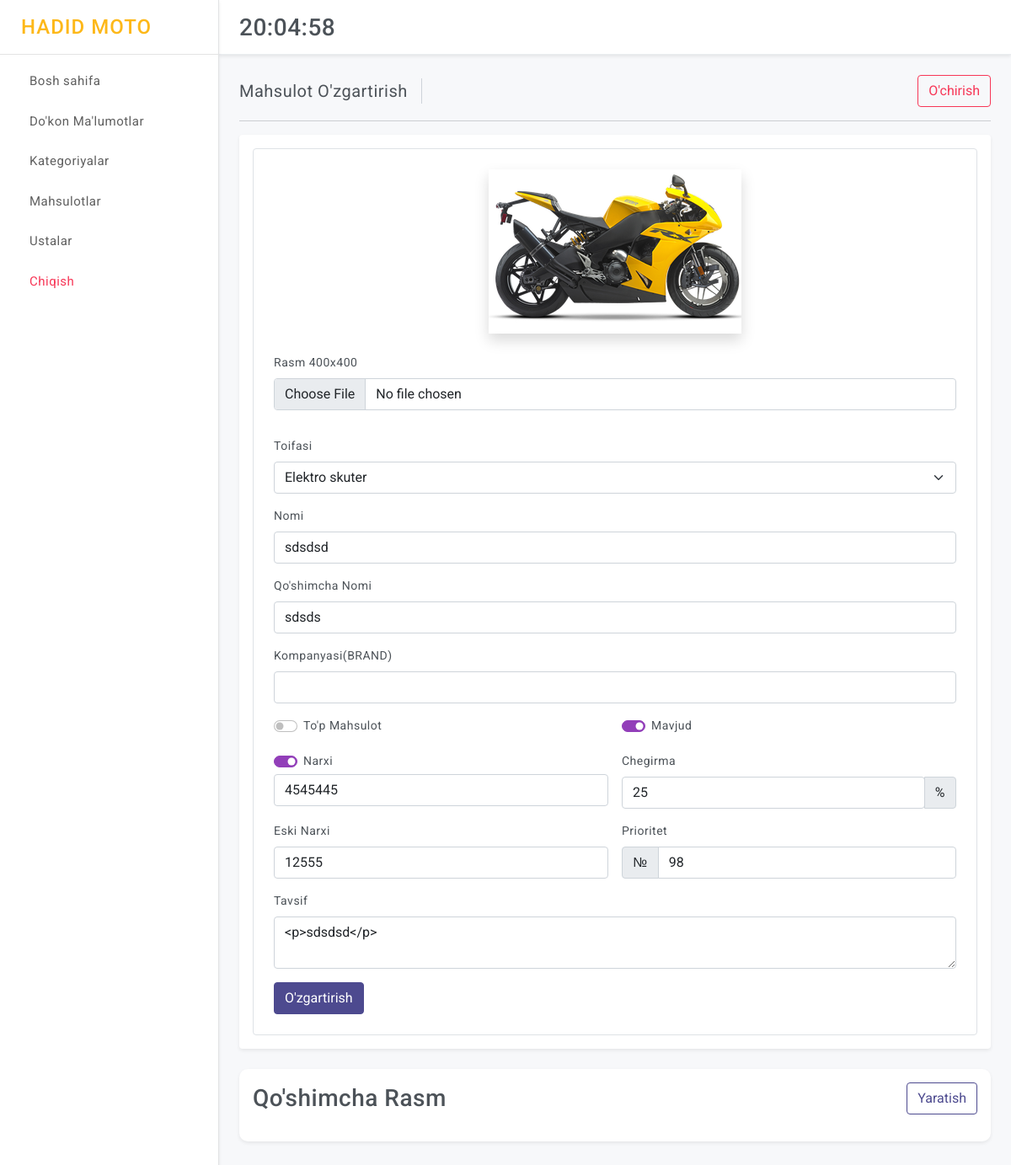
Page /sklad/product/4/ (signed in) on the earlier database version.
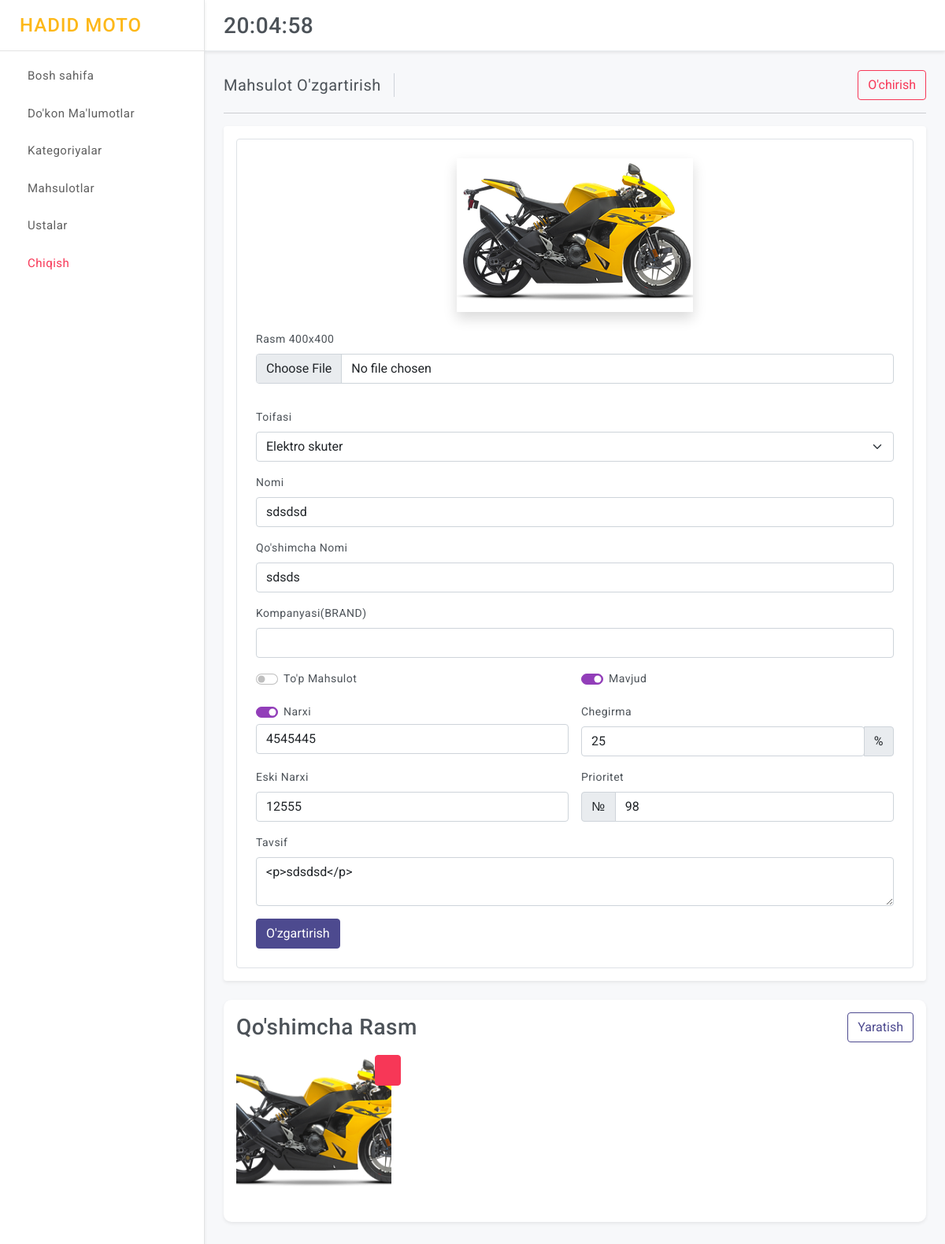
Same page on the later database version.
### control/models.py (models this page shows, shortened)
class ProductImage(models.Model):
    product = models.ForeignKey(Product, on_delete=models.CASCADE)
    img_full = ResizedImageField(size=[400,400], quality=100, upload_to="products/")
    img_min = ResizedImageField(size=[300,300], quality=100, upload_to="products/")

class Product(models.Model):
    category = models.ForeignKey(Category, on_delete=models.SET_NULL, null=True, blank=True)
    title = models.CharField(max_length=225)
    subtitle = models.CharField(max_length=225, null=True, blank=True)
    slug = models.CharField(max_length=250, default="")
    company = models.CharField(max_length=225, null=True, blank=True)
    description = models.TextField()
    price = models.IntegerField(null=True, blank=True)
    available_price = models.BooleanField(default=True) # False bosa o'chgan
    discount = models.IntegerField(default=0, null=True, blank=True)
    old_price = models.IntegerField(null=True, blank=True)
    priority = models.IntegerField(default=0, null=True, blank=True)
    image_max = ResizedImageField(size=[400, 400], quality=100, upload_to="product/")
    image_min = ResizedImageField(size=[300, 300], quality=100, upload_to="product/")
    available = models.BooleanField(default=True) # False bosa o'chgan
    is_active = models.BooleanField(default=True) # False bosa bloklangan
    popular = models.BooleanField(default=False) # False bosa popular emas True bo'lsa popular
    date_created = models.DateTimeField(auto_now_add=True)
    class Meta:
        ordering = ('-priority',)

### control/views.py (the view)
# urls.py: path("product/<int:id>/", views.control_product_detail, name="control_product_detail"),
@login_required(login_url='login')
def control_product_detail(request, id):
    categories = Category.objects.filter(available=True, is_active=True)
    product_img = ProductImage.objects.all()
    product =  get_object_or_404(Product, id=id)
    context = {
        "base": base_context(request=request),
        "categories": categories,
        "product_img": product_img,
        "product": product,
    }
    return render(request, 'control/products/detail.html', context)

### control/views.py (called while the page is built)
def base_context(request):
    try:
        code = request.build_absolute_uri().split('?')[1]
    except:
        code = None
    context = {
        "code": code
    }
    return context

### templates/control/products/detail.html (shortened to what the changed rows need)
{% extends 'control/base.html' %}
{% load static %}
      {% block content %}
          <div class="row">
            <div class="col-12">
              <div class="card radius-10 w-100">
                  <div class="card-body">
                    <div class="g-3 mt-2 align-items-center">
                      <div class="row">
                          {% for i in product.productimage_set.all %}
                          <div class="col-sm-3 col-6 mb-3" style="position: relative;">
                            <img class="img-fluid" src="{{ i.img_min.url }}" style="height: 180px; width: 100%; object-fit: cover; object-position: center;" alt="{{ i.img_min.url }}">
                                <a href="{% url 'control_product_image_remove' product.id i.id %}" class="btn btn-danger" style="position: absolute; top:0; right: 0;">
                                </a>
                          </div>
                          {% endfor %}
                      </div>
                    </div>
                  </div>
                </div>
            </div>
        </div>
      {% endblock content %}

Differences in the rows shown:
added ProductImage: img_min (picture)
